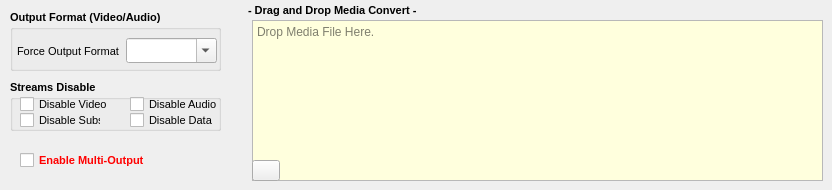
      <widget class="QWidget" name="tabFinalOutputDropbox">
       <attribute name="title">
        <string>Final Output and Dropbox</string>
       </attribute>
       <widget class="DropTextEdit" name="dropZone">
        <property name="geometry">
         <rect>
          <x>252</x>
          <y>20</y>
          <width>571</width>
          <height>161</height>
         </rect>
        </property>
        <property name="palette">
         <palette>
          <active>
           <colorrole role="Base">
            <brush brushstyle="SolidPattern">
             <color alpha="255">
              <red>255</red>
              <green>255</green>
              <blue>221</blue>
             </color>
            </brush>
           </colorrole>
          </active>
          <inactive>
           <colorrole role="Base">
            <brush brushstyle="SolidPattern">
             <color alpha="255">
              <red>255</red>
              <green>255</green>
              <blue>221</blue>
             </color>
            </brush>
           </colorrole>
          </inactive>
          <disabled>
           <colorrole role="Base">
            <brush brushstyle="SolidPattern">
             <color alpha="255">
              <red>237</red>
              <green>236</green>
              <blue>235</blue>
             </color>
            </brush>
           </colorrole>
          </disabled>
         </palette>
        </property>
        <property name="toolTip">
         <string>Drop Media Files Here for Direct Conversion
or Factory Testing</string>
        </property>
        <property name="placeholderText">
         <string>Drop Media File Here.</string>
        </property>
       </widget>
       <widget class="QGroupBox" name="groupBox_2">
        <property name="geometry">
         <rect>
          <x>10</x>
          <y>80</y>
          <width>211</width>
          <height>51</height>
         </rect>
        </property>
        <property name="font">
         <font>
          <pointsize>8</pointsize>
          <italic>false</italic>
          <bold>true</bold>
         </font>
        </property>
        <property name="toolTip">
         <string>Allows to disable Video, Audio, Subtitle and Data streams.</string>
        </property>
        <property name="title">
         <string>Streams Disable</string>
        </property>
        <widget class="QCheckBox" name="checkDisableData">
         <property name="geometry">
          <rect>
           <x>120</x>
           <y>30</y>
           <width>91</width>
           <height>20</height>
          </rect>
         </property>
         <property name="font">
          <font>
           <pointsize>8</pointsize>
           <italic>false</italic>
           <bold>false</bold>
          </font>
         </property>
         <property name="toolTip">
          <string>Disable Data Stream. Adds -dn to command line</string>
         </property>
         <property name="text">
          <string>Disable Data</string>
         </property>
        </widget>
        <widget class="QCheckBox" name="checkDisableVideo">
         <property name="geometry">
          <rect>
           <x>10</x>
           <y>14</y>
           <width>91</width>
           <height>20</height>
          </rect>
         </property>
         <property name="font">
          <font>
           <pointsize>8</pointsize>
           <italic>false</italic>
           <bold>false</bold>
          </font>
         </property>
         <property name="toolTip">
          <string>Disable Video Stream. Adds -vn to command line</string>
         </property>
         <property name="text">
          <string>Disable Video</string>
         </property>
        </widget>
        <widget class="QCheckBox" name="checkDisableSubs">
         <property name="geometry">
          <rect>
           <x>10</x>
           <y>30</y>
           <width>81</width>
           <height>20</height>
          </rect>
         </property>
         <property name="font">
          <font>
           <pointsize>8</pointsize>
           <italic>false</italic>
           <bold>false</bold>
          </font>
         </property>
         <property name="toolTip">
          <string>Disable Subtitle Stream. Adds -sn to command line</string>
         </property>
         <property name="text">
          <string>Disable Subs</string>
         </property>
        </widget>
        <widget class="QCheckBox" name="checkDisableAudio">
         <property name="geometry">
          <rect>
           <x>120</x>
           <y>14</y>
           <width>91</width>
           <height>20</height>
          </rect>
         </property>
         <property name="font">
          <font>
           <pointsize>8</pointsize>
           <italic>false</italic>
           <bold>false</bold>
          </font>
         </property>
         <property name="toolTip">
          <string>Disable Audio Stream. Adds -an to command line</string>
         </property>
         <property name="text">
          <string>Disable Audio</string>
         </property>
        </widget>
       </widget>
       <widget class="QLabel" name="l_DirectMediaConvert">
        <property name="geometry">
         <rect>
          <x>248</x>
          <y>2</y>
          <width>201</width>
          <height>16</height>
         </rect>
        </property>
        <property name="font">
         <font>
          <pointsize>8</pointsize>
          <italic>false</italic>
          <bold>true</bold>
         </font>
        </property>
        <property name="toolTip">
         <string>Convert media files on the fly. 
Uses loaded factory.</string>
        </property>
        <property name="text">
         <string>- Drag and Drop Media Convert -</string>
        </property>
       </widget>
       <widget class="QGroupBox" name="groupFinalOutput">
        <property name="geometry">
         <rect>
          <x>10</x>
          <y>10</y>
          <width>211</width>
          <height>61</height>
         </rect>
        </property>
        <property name="font">
         <font>
          <pointsize>8</pointsize>
          <italic>false</italic>
          <bold>true</bold>
         </font>
        </property>
        <property name="toolTip">
         <string/>
        </property>
        <property name="styleSheet">
         <string notr="true"/>
        </property>
        <property name="title">
         <string>Output Format (Video/Audio)</string>
        </property>
        <widget class="QLabel" name="l_ForceFormat">
         <property name="geometry">
          <rect>
           <x>7</x>
           <y>31</y>
           <width>111</width>
           <height>20</height>
          </rect>
         </property>
         <property name="font">
          <font>
           <pointsize>8</pointsize>
           <italic>false</italic>
           <bold>false</bold>
          </font>
         </property>
         <property name="text">
          <string>Force Output Format</string>
         </property>
        </widget>
        <widget class="QComboBox" name="ForceFormat">
         <property name="enabled">
          <bool>true</bool>
         </property>
         <property name="geometry">
          <rect>
           <x>116</x>
           <y>28</y>
           <width>91</width>
           <height>25</height>
          </rect>
         </property>
         <property name="font">
          <font>
           <family>Sans Serif</family>
           <pointsize>8</pointsize>
           <italic>false</italic>
           <bold>false</bold>
          </font>
         </property>
         <property name="toolTip">
          <string>Force Format: Adds the flag -f to the command line.
This can be used for either audio or video.
This appends to the output.
This will always be the last flag applied to the
FFmpeg command string.</string>
         </property>
         <property name="editable">
          <bool>true</bool>
         </property>
         <property name="currentIndex">
          <number>0</number>
         </property>
         <property name="placeholderText">
          <string/>
         </property>
         <item>
          <property name="text">
           <string/>
          </property>
         </item>
         <item>
          <property name="text">
           <string>aac</string>
          </property>
         </item>
         <item>
          <property name="text">
           <string>asf</string>
          </property>
         </item>
         <item>
          <property name="text">
           <string>avi</string>
          </property>
         </item>
         <item>
          <property name="text">
           <string>dash</string>
          </property>
         </item>
         <item>
          <property name="text">
           <string>flac</string>
          </property>
         </item>
         <item>
          <property name="text">
           <string>flv</string>
          </property>
         </item>
         <item>
          <property name="text">
           <string>hls</string>
          </property>
         </item>
         <item>
          <property name="text">
           <string>matroska</string>
          </property>
         </item>
         <item>
          <property name="text">
           <string>mov</string>
          </property>
         </item>
         <item>
          <property name="text">
           <string>mp3</string>
          </property>
         </item>
         <item>
          <property name="text">
           <string>mp4</string>
          </property>
         </item>
         <item>
          <property name="text">
           <string>mpeg</string>
          </property>
         </item>
         <item>
          <property name="text">
           <string>mpeg1video</string>
          </property>
         </item>
         <item>
          <property name="text">
           <string>mpeg2video</string>
          </property>
         </item>
         <item>
          <property name="text">
           <string>mpegts</string>
          </property>
         </item>
         <item>
          <property name="text">
           <string>mxf</string>
          </property>
         </item>
         <item>
          <property name="text">
           <string>mxf_d10</string>
          </property>
         </item>
         <item>
          <property name="text">
           <string>mxf_opatom</string>
          </property>
         </item>
         <item>
          <property name="text">
           <string>null</string>
          </property>
         </item>
         <item>
          <property name="text">
           <string>nut</string>
          </property>
         </item>
         <item>
          <property name="text">
           <string>ogg</string>
          </property>
         </item>
         <item>
          <property name="text">
           <string>m4a</string>
          </property>
         </item>
         <item>
          <property name="text">
           <string>wav</string>
          </property>
         </item>
         <item>
          <property name="text">
           <string>webm</string>
          </property>
         </item>
        </widget>
       </widget>
       <widget class="QToolButton" name="clearDropZoneButton">
        <property name="geometry">
         <rect>
          <x>252</x>
          <y>160</y>
          <width>28</width>
          <height>21</height>
         </rect>
        </property>
        <property name="toolTip">
         <string>Clear Drop Zone</string>
        </property>
        <property name="text">
         <string/>
        </property>
        <property name="icon">
         <iconset>
          <normaloff>../Pics/Broom.png</normaloff>../Pics/Broom.png</iconset>
        </property>
       </widget>
       <widget class="QCheckBox" name="checkMultiOutput">
        <property name="geometry">
         <rect>
          <x>20</x>
          <y>150</y>
          <width>141</width>
          <height>20</height>
         </rect>
        </property>
        <property name="palette">
         <palette>
          <active>
           <colorrole role="WindowText">
            <brush brushstyle="SolidPattern">
             <color alpha="255">
              <red>255</red>
              <green>0</green>
              <blue>0</blue>
             </color>
            </brush>
           </colorrole>
           <colorrole role="Text">
            <brush brushstyle="SolidPattern">
             <color alpha="255">
              <red>26</red>
              <green>26</green>
              <blue>26</blue>
             </color>
            </brush>
           </colorrole>
          </active>
          <inactive>
           <colorrole role="WindowText">
            <brush brushstyle="SolidPattern">
             <color alpha="255">
              <red>255</red>
              <green>0</green>
              <blue>0</blue>
             </color>
            </brush>
           </colorrole>
           <colorrole role="Text">
            <brush brushstyle="SolidPattern">
             <color alpha="255">
              <red>26</red>
              <green>26</green>
              <blue>26</blue>
             </color>
            </brush>
           </colorrole>
          </inactive>
          <disabled>
           <colorrole role="WindowText">
            <brush brushstyle="SolidPattern">
             <color alpha="255">
              <red>13</red>
              <green>13</green>
              <blue>13</blue>
             </color>
            </brush>
           </colorrole>
           <colorrole role="Text">
            <brush brushstyle="SolidPattern">
             <color alpha="255">
              <red>13</red>
              <green>13</green>
              <blue>13</blue>
             </color>
            </brush>
           </colorrole>
          </disabled>
         </palette>
        </property>
        <property name="font">
         <font>
          <pointsize>8</pointsize>
          <italic>false</italic>
          <bold>true</bold>
         </font>
        </property>
        <property name="toolTip">
         <string>When enabled, FreeFactory will NOT add an implicit single output. Your Manual Output
 Options must include full output paths (use {outdir} and {stem}).
Multi-Output is local encode only and not supported by FreeFactory service.</string>
        </property>
        <property name="text">
         <string>Enable Multi-Output</string>
        </property>
       </widget>
      </widget>
